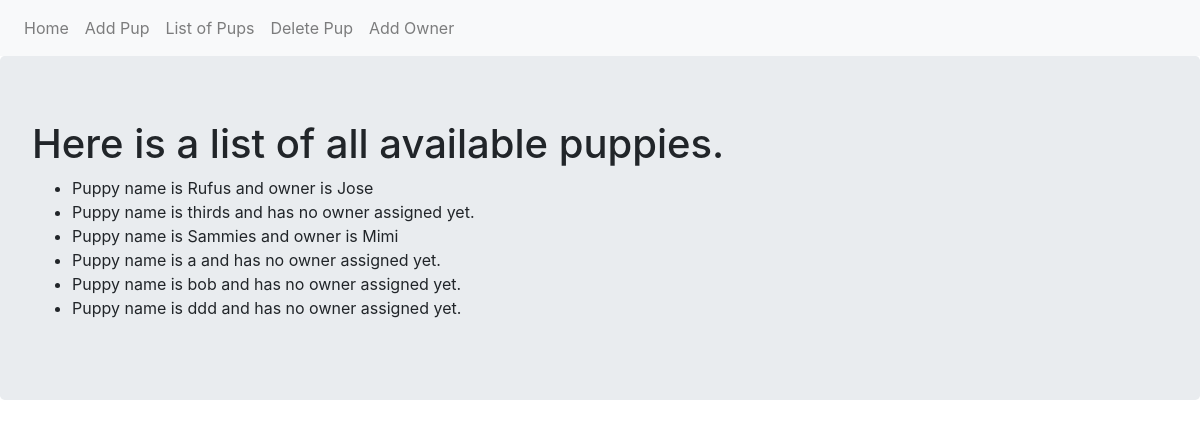
Page /list on the committed database.
### adoption_site.py (models this page shows, shortened)
class Puppy(db.Model):
    __tablename__ = 'puppies'
    id = db.Column(db.Integer,primary_key = True)
    name = db.Column(db.Text)
    owner = db.relationship('Owner',backref='puppy',uselist=False)
    def __repr__(self):
        if self.owner:
            return f"Puppy name is {self.name} and owner is {self.owner.name}"
        else:
            return f"Puppy name is {self.name} and has no owner assigned yet."

class Owner(db.Model):
    __tablename__ = 'owners'
    id = db.Column(db.Integer,primary_key= True)
    name = db.Column(db.Text)
    puppy_id = db.Column(db.Integer,db.ForeignKey('puppies.id'))

### adoption_site.py (the view)
@app.route('/list')
def list_pup():
    puppies = Puppy.query.all()
    return render_template('list.html', puppies=puppies)

### templates/list.html
{% extends "base.html" %}
{% block content %}
<div class="jumbotron">
  <h1>Here is a list of all available puppies.</h1>
  <ul>
    {% for pup in puppies  %}
    <li>{{pup}}</li>
    {% endfor %}
  </ul>
</div>
{% endblock %}

### templates/base.html (shortened to what this page needs)
<!DOCTYPE html>
<html lang="en" dir="ltr">
  <head>
    <link rel="stylesheet" href="https://maxcdn.bootstrapcdn.com/bootstrap/4.0.0/css/bootstrap.min.css">
  </head>
  <body>
    <nav class="navbar navbar-expand-lg navbar-light bg-light">
    <div class="navbar-nav">
      <a class="nav-item nav-link" href="{{ url_for('index') }}">Home</a>
      <a class="nav-item nav-link" href="{{ url_for('add_pup') }}">Add Pup</a>
      <a class="nav-item nav-link" href="{{ url_for('list_pup') }}">List of Pups</a>
      <a class="nav-item nav-link" href="{{ url_for('del_pup') }}">Delete Pup</a>
      <a class="nav-item nav-link" href="{{ url_for('add_owner') }}">Add Owner</a>
    </div>
</nav>
    {% block content %}
    {% endblock %}
  </body>
</html>

### rows in the picture
Puppy: name.name "Puppy name is Rufus and owner is Jose"
Puppy: name "Puppy name is thirds and has no owner assigned yet."
Puppy: name.name "Puppy name is Sammies and owner is Mimi"
Puppy: name "Puppy name is a and has no owner assigned yet."
Puppy: name "Puppy name is bob and has no owner assigned yet."
Puppy: name "Puppy name is ddd and has no owner assigned yet."
